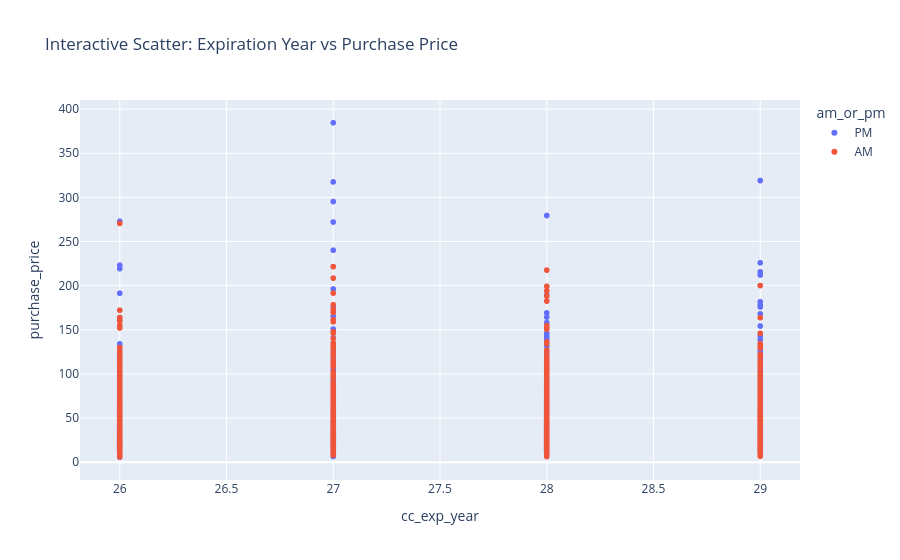

The code cell stored with this chart in its notebook:
### Markdown cell above
## Q34. Plotly Interactive Scatter

### Request

Create an interactive scatter plot:

- x = `cc_exp_year`
- y = `purchase_price`
- color = `am_or_pm`
- hover data: `company`, `job`, `language`, `cc_provider`

### Short explanation

Plotly is useful when we want interactive hover information.

### Code cell
fig = px.scatter(
    data_frame=df_clean,
    x="cc_exp_year",
    y="purchase_price",
    color="am_or_pm",
    hover_data=["company", "job", "language", "cc_provider"],
    title="Interactive Scatter: Expiration Year vs Purchase Price"
)

fig.show()

### Figure 1 — Plotly figure (JSON) as saved in the notebook; plotly's stock layout.template omitted (floating-point values rounded to 4 significant figures; data arrays with more than 128 entries replaced by an {"elided": "..."} marker saying what was removed)
{"data": [{"customdata": {"elided": "1742x4 str values"}, "hovertemplate": "am_or_pm=PM<br>cc_exp_year=%{x}<br>purchase_price=%{y}<br>company=%{customdata[0]}<br>job=%{customdata[1]}<br>language=%{customdata[2]}<br>cc_provider=%{customdata[3]}<extra></extra>", "legendgroup": "PM", "marker": {"color": "#636efa", "symbol": "circle"}, "mode": "markers", "name": "PM", "showlegend": true, "x": {"elided": "1742 int values"}, "xaxis": "x", "y": {"elided": "1742 float values"}, "yaxis": "y", "type": "scattergl"}, {"customdata": {"elided": "1257x4 str values"}, "hovertemplate": "am_or_pm=AM<br>cc_exp_year=%{x}<br>purchase_price=%{y}<br>company=%{customdata[0]}<br>job=%{customdata[1]}<br>language=%{customdata[2]}<br>cc_provider=%{customdata[3]}<extra></extra>", "legendgroup": "AM", "marker": {"color": "#EF553B", "symbol": "circle"}, "mode": "markers", "name": "AM", "showlegend": true, "x": {"elided": "1257 int values"}, "xaxis": "x", "y": {"elided": "1257 float values"}, "yaxis": "y", "type": "scattergl"}], "layout": {"xaxis": {"anchor": "y", "domain": [0.0, 1.0], "title": {"text": "cc_exp_year"}}, "yaxis": {"anchor": "x", "domain": [0.0, 1.0], "title": {"text": "purchase_price"}}, "legend": {"title": {"text": "am_or_pm"}, "tracegroupgap": 0}, "title": {"text": "Interactive Scatter: Expiration Year vs Purchase Price"}}}
